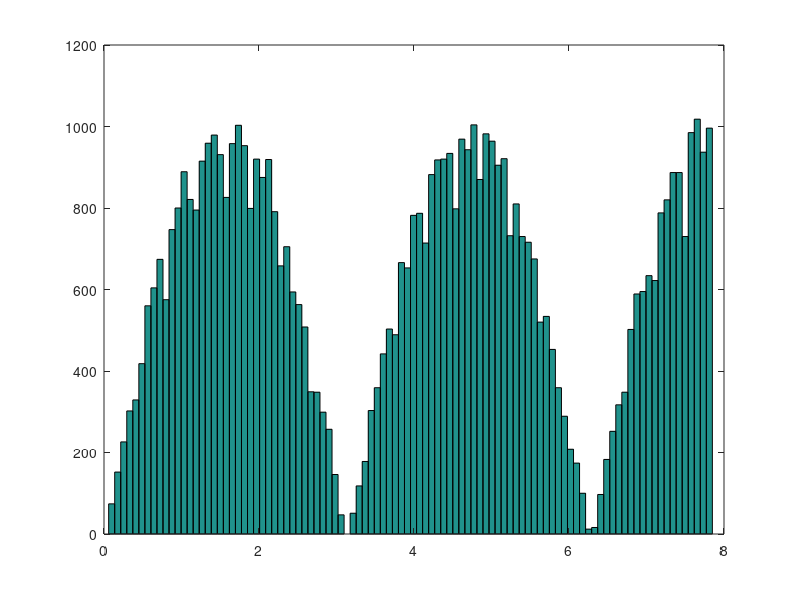

Write the MATLAB code that produced this figure.
%
% Draws random numbers from "Trappenberg Distribution"
% Using Monte Carlo Method. 
% 
N = 100000;
X = randi(785,N,1);
Y = randi(20,N,1);
R = zeros(N,1);

for i=1:N
    if Y(i)*0.01 < 1/5*abs(sin(X(i)*0.01))
        R(i) = X(i)*0.01;
    end;
end;

R = R(R~=0);
hist(R,100)